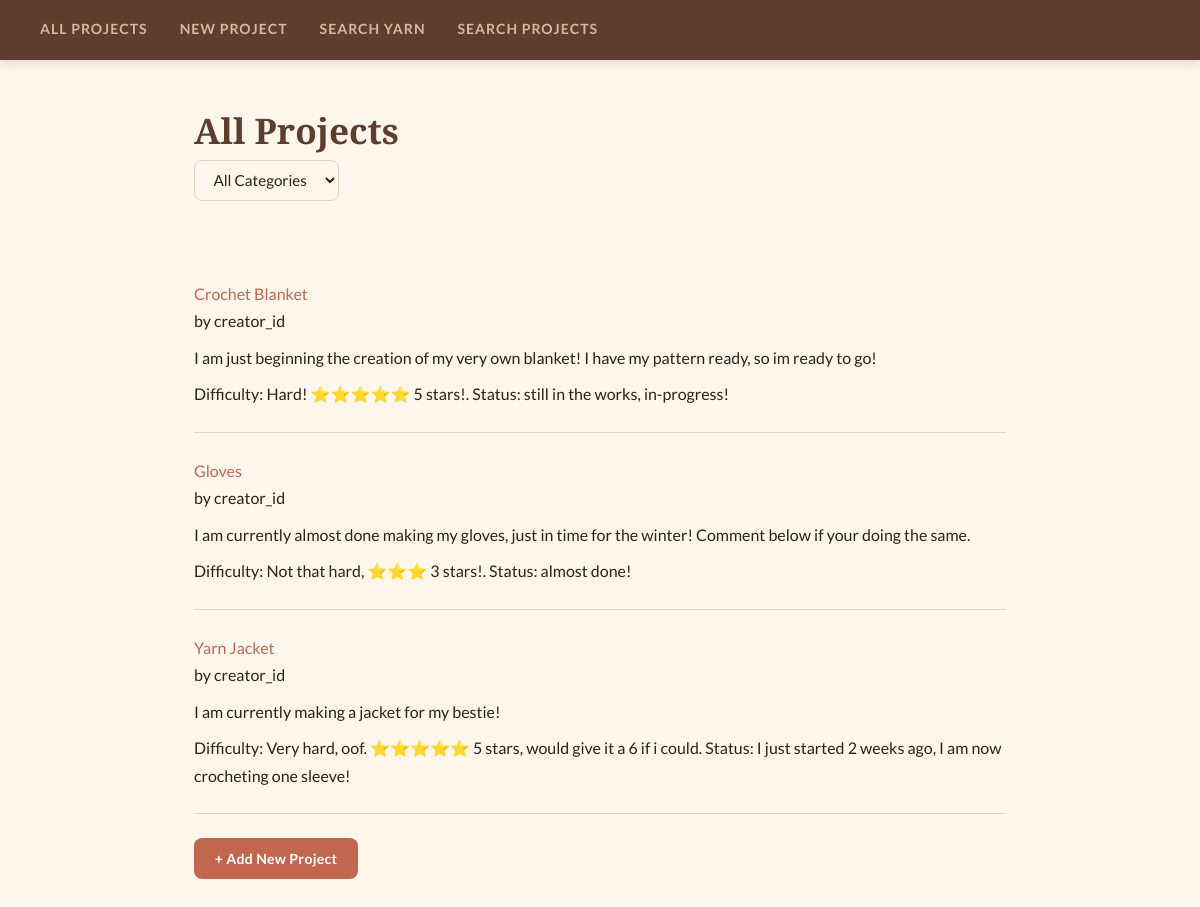
Page /crochet/ on the earlier database version.
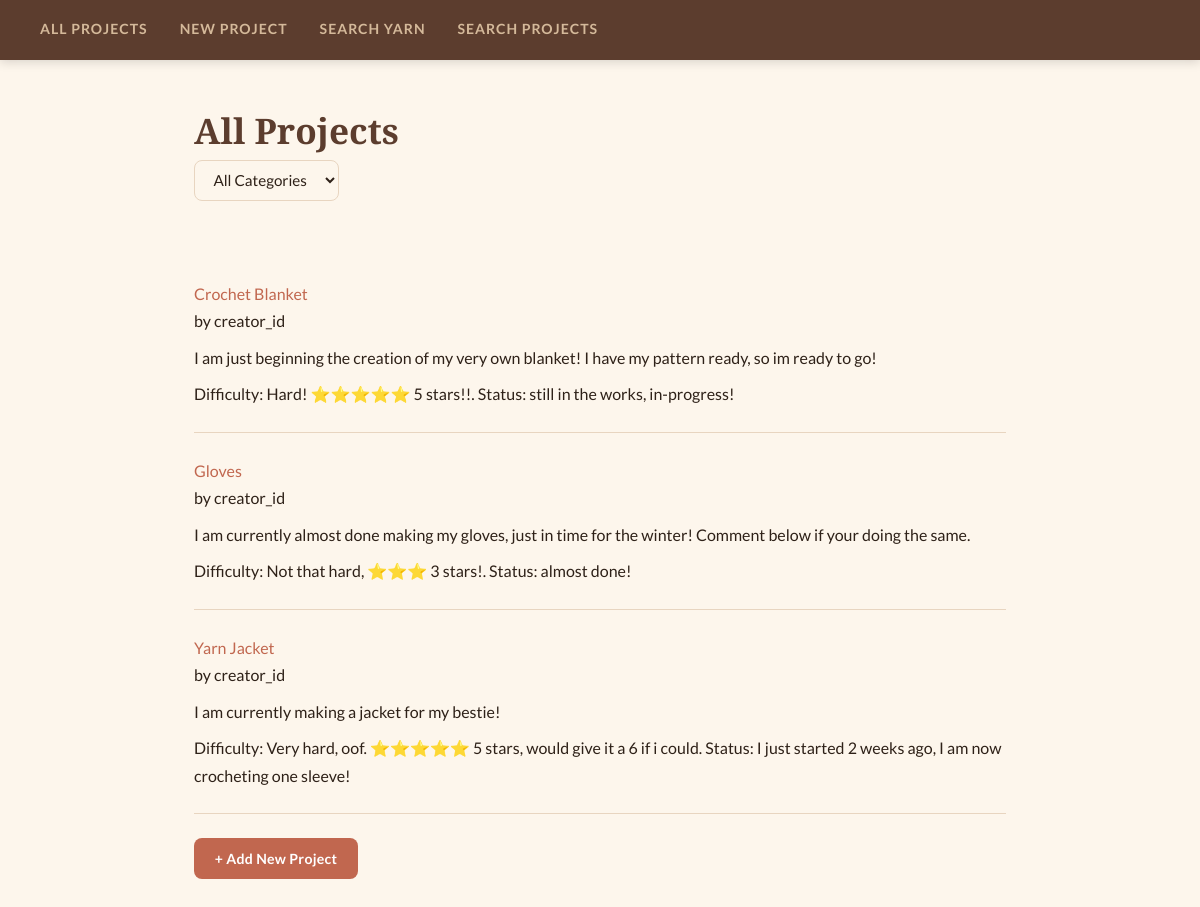
Same page on the later database version.
### crochet/models.py (models this page shows, shortened)
class Project(models.Model):
    title = models.TextField(blank=False)
    creator = models.TextField(blank=False)
    description = models.TextField(blank=False)
    DIFFICULTY_CHOICES = [
        ('easy', 'Easy'),
        ('medium', 'Medium'),
        ('hard', 'Hard'),
    ]
    difficulty_level = models.CharField(max_length=10,choices=DIFFICULTY_CHOICES,default='easy')
    image_file = models.ImageField(blank=True) # so the user can upload an image of their progress
    STATUS_CHOICES = [
    ('not_started', 'Not Started'),
    ('in_progress', 'In Progress'),
    ('completed', 'Completed'),
]
    project_status = models.CharField(max_length=20,choices=STATUS_CHOICES,default='not_started')
    category = models.TextField(blank=True, default='')
    date_created = models.DateTimeField(auto_now=True)
    RATING_CHOICES = [
    (1, '1 Star'),
    (2, '2 Stars'),
    (3, '3 Stars'),
    (4, '4 Stars'),
    (5, '5 Stars'),
    ]
    rating = models.IntegerField(choices=RATING_CHOICES,default=5)

### crochet/views.py (the view)
# urls.py: path('', views.ProjectListView.as_view(), name='project-list'),
class ProjectListView(ListView):
    model = Project
    template_name = 'crochet/project_list.html'
    context_object_name = 'projects'
    def get_queryset(self):
        queryset = Project.objects.all()
        category = self.request.GET.get('category', '')
        rating = self.request.GET.get('rating', '')
        difficulty = self.request.GET.get('difficulty', '')
        if category:
            queryset = queryset.filter(category__icontains=category)
        if rating:
            queryset = queryset.filter(rating=rating)
        if difficulty:
            queryset = queryset.filter(difficulty_level=difficulty)
        return queryset
    def get_context_data(self, **kwargs):
        context = super().get_context_data(**kwargs)
        context['selected_category'] = self.request.GET.get('category', '')
        context['selected_rating'] = self.request.GET.get('rating', '')
        context['selected_difficulty'] = self.request.GET.get('difficulty', '')
        context['categories'] = Project.objects.exclude(category='').values_list('category', flat=True).distinct()
        context['ratings'] = [1,2,3,4,5]
        context['difficulties'] = Project.DIFFICULTY_CHOICES
        return context

### crochet/templates/crochet/project_list.html (shortened to what this page needs)
{% extends 'crochet/base.html' %}
{% block content %}
<h1>All Projects</h1>
<form method="GET" style="display: flex; align-items: center; gap: 1rem; margin-bottom: 1.5rem;">
    <select name="category" onchange="this.form.submit()" style="
        padding: 0.6rem 0.9rem;
        border: 1px solid var(--border);
        border-radius: var(--radius-sm);
        font-size: 0.95rem;
        font-family: 'Lato', sans-serif;
        background: var(--cream);
        color: var(--text);
        outline: none;
        cursor: pointer;
    ">
        <option value="">All Categories</option>
    </select>
</form>
<br><br>
{% for project in projects %}
    <div>
        <a href="{% url 'project-detail' project.pk %}">
            {{ project.title }}
        </a>
        <p>by {{ project.creator }}</p>
        <p>{{ project.description }}</p>
        <p>
            Difficulty: {{ project.difficulty_level }}.
            Status: {{ project.project_status }}
        </p>
    </div>
    <hr>
{% empty %}
    <p>No projects yet.</p>
{% endfor %}
<a href="{% url 'create-project' %}" class="btn btn-primary">
    + Add New Project
</a>
<br><br>
{% endblock %}

Differences in the rows shown:
changed Project "Crochet Blanket": difficulty_level "Hard! ⭐⭐⭐⭐⭐ 5 stars!" → "Hard! ⭐⭐⭐⭐⭐ 5 stars!!"
